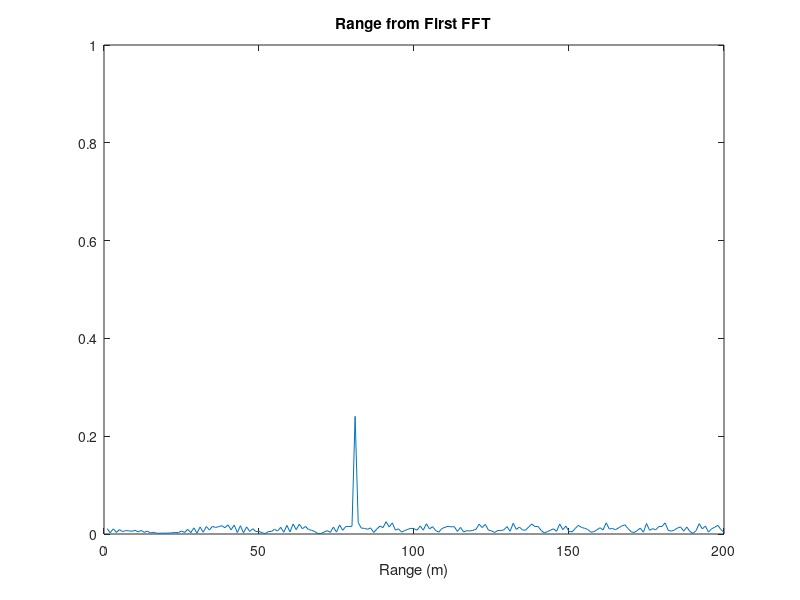
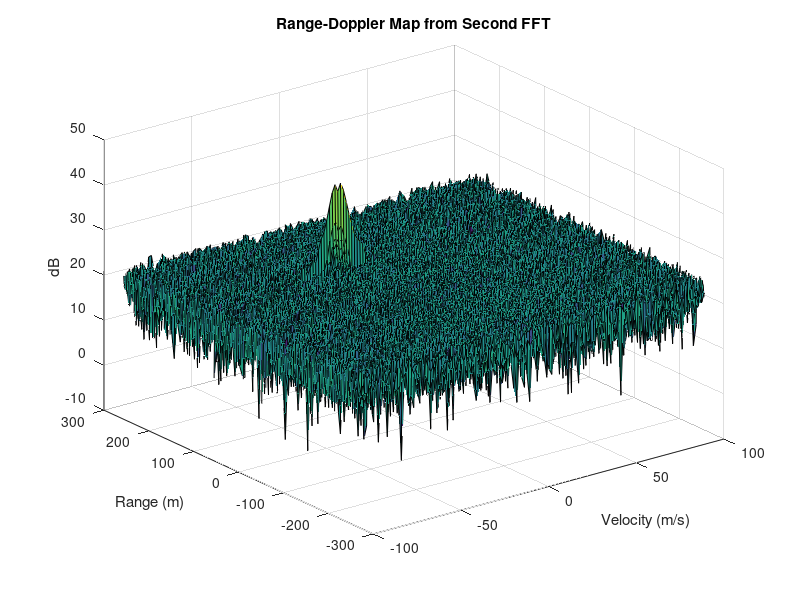

These figures' MATLAB source, in order: (Note: this script raises an error after producing the figures.)
clear all
clc;

%% Radar Specifications
%%%%%%%%%%%%%%%%%%%%%%%%%%%
% Frequency of operation = 77GHz
% Max Range = 200m
% Range Resolution = 1 m
% Max Velocity = 100 m/s
%%%%%%%%%%%%%%%%%%%%%%%%%%%

range_max = 200;    % maximum range


%% User Defined Range and Velocity of target
% Define the target initial position and velocity. Note: Velocity remains contant

range = 80;         % target initial position (m)
velocity = -25;     % target initial velocity (m/s)


%% FMCW Waveform Generation
% Design the FMCW waveform by giving the specs of each of its parameters.
% Calculate the Bandwidth (B), Chirp Time (Tchirp) and Slope (slope) of the FMCW chirp using the requirements above.

c = 3e8;        % speed of light (m/s)
range_res = 1;  % range resolution (m)
B = c / (2 * range_res);
Tchirp = 5.5 * 2 * range_max / c;
slope = B / Tchirp;

% Operating carrier frequency of Radar
fc = 77e9;   %carrier freq

% The number of chirps in one sequence. Its ideal to have 2^ value for the ease of running the FFT for Doppler Estimation.
Nd = 128;   % # of doppler cells OR # of sent periods % number of chirps

% The number of samples on each chirp.
Nr = 1024;   % for length of time OR # of range cells

% Timestamp for running the displacement scenario for every sample on each chirp
t = linspace(0, Nd*Tchirp, Nr*Nd); % total time for samples

% Creating the vectors for Tx, Rx and Mix based on the total samples input.
Tx = zeros(1,length(t));    % transmitted signal
Rx = zeros(1,length(t));    % received signal
Mix = zeros(1,length(t));   % beat signal

% Similar vectors for range_covered and time delay.
r_t = zeros(1,length(t));
td = zeros(1,length(t));


%% Signal generation and Moving Target simulation
% Running the radar scenario over the time.

for i=1:length(t)

    % For each time stamp update the Range of the Target for constant velocity.
    range_t(i) = range + velocity * t(i);
    td(i) = (2 * range_t(i)) / c;

    % For each time sample we need update the transmitted and received signal.
    Tx(i) = cos(2 * pi * (fc * t(i) + (slope * t(i)^2) / 2));
    Rx(i) = cos(2 * pi * (fc * (t(i) - td(i)) + (slope * (t(i) - td(i))^2) / 2));

    % Now by mixing the Transmit and Receive generate the beat signal
    % This is done by element wise matrix multiplication of Transmit and Receiver Signal
    Mix(i) = Tx(i) * Rx(i);

end


%% RANGE MEASUREMENT

% Reshape the vector into Nr*Nd array. Nr and Nd here would also define the size of
% Range and Doppler FFT respectively.
Mix = reshape(Mix, [Nr, Nd]);

% Run the FFT on the beat signal along the range bins dimension (Nr) and normalize.
sig_fft1 = fft(Mix, Nr)./Nr;

% Take the absolute value of FFT output
sig_fft1 = abs(sig_fft1);

% Output of FFT is double sided signal, but we are interested in only one side of the spectrum.
% Hence we throw out half of the samples.
sig_fft1 = sig_fft1(1:Nr/2 + 1);

% Plotting the range
figure('Name', 'Range from First FFT')

% Plot FFT output
plot(sig_fft1)
title('Range from First FFT')
xlabel('Range (m)')
axis ([0 200 0 1]);


%% RANGE DOPPLER RESPONSE
% The 2D FFT implementation is already provided here. This will run a 2DFFT
% on the mixed signal (beat signal) output and generate a range doppler
% map. You will implement CFAR on the generated RDM

% Range Doppler Map Generation.

% The output of the 2D FFT is an image that has reponse in the range and
% doppler FFT bins. So, it is important to convert the axis from bin sizes
% to range and doppler based on their Max values.

Mix = reshape(Mix, [Nr, Nd]);

% 2D FFT using the FFT size for both dimensions.
sig_fft2 = fft2(Mix, Nr, Nd);

% Taking just one side of signal from Range dimension.
sig_fft2 = sig_fft2(1:Nr/2, 1:Nd);
sig_fft2 = fftshift(sig_fft2);
RDM = abs(sig_fft2);
RDM = 10 * log10(RDM) ;

% Use the surf function to plot the output of 2DFFT and to show axis in both dimensions
doppler_axis = linspace(-100, 100, Nd);
range_axis = linspace(-200, 200, Nr/2) * ((Nr/2) / 400);
figure,surf(doppler_axis, range_axis, RDM);
title('Range-Doppler Map from Second FFT')
ylabel('Range (m)')
xlabel('Velocity (m/s)')
zlabel('dB')


%% CFAR implementation
% Slide Window through the complete Range Doppler Map

% Select the number of Training Cells in both the dimensions.
Tr = 7; % training cells for range
Td = 7; % training cells for doppler

% Select the number of Guard Cells in both dimensions around the Cell under
% test (CUT) for accurate estimation
Gr = 2; % guard cells for range
Gd = 2; % guard cells for doppler

% Offset the threshold by SNR value in dB
offset = 5;

% Create a vector to store noise_level for each iteration on training cells
range_size = 2 * (Tr + Gr) + 1;
doppler_size = 2 * (Td + Gd) + 1;
noise_level = zeros(1, 1);

% Design a loop such that it slides the CUT across range doppler map by
% giving margins at the edges for Training and Guard Cells.
% For every iteration sum the signal level within all the training
% cells. To sum convert the value from logarithmic to linear using db2pow
% function. Average the summed values for all of the training
% cells used. After averaging convert it back to logarithimic using pow2db.
% Further add the offset to it to determine the threshold. Next, compare the
% signal under CUT with this threshold. If the CUT level > threshold assign
% it a value of 1, else equate it to 0.

% Use RDM[x,y] as the matrix from the output of 2D FFT for implementing CFAR

Tcell_num = (2 * Tr + 2 * Gr + 1) * (2 * Td + 2 * Gd + 1) - (2 * Gr + 1) * (2 * Gd + 1);
signal_cfar = zeros(Nr/2, Nd);
for i = 1:(Nr / 2 - (2 * Gr + 2 * Tr))
    for j = 1:(Nd - (2 * Gd + 2 * Td))
        sum_all_cells = sum(db2pow(RDM(i:i+2*Tr+2*Gr, j:j+2*Td+2*Gd)), 'all');
        sum_excl_Tcell  = sum(db2pow(RDM(i+Tr:i+Tr+2*Gr, j+Td:j+Td+2*Gd)), 'all');
        noise_level = sum_all_cells - sum_excl_Tcell;

        threshold = noise_level / Tcell_num;
        threshold = db2pow(pow2db(threshold) + offset);

        signal = db2pow(RDM(i+Tr+Gr, j+Td+Gd));
        if (signal <= threshold)
            signal_cfar(i+Tr+Gr,j+Td+Gd) = 0;
        else
            signal_cfar(i+Tr+Gr,j+Td+Gd) = 1;
        end
    end
end

% The process above will generate a thresholded block, which is smaller
% than the Range Doppler Map as the CUT cannot be located at the edges of
% matrix. Hence,few cells will not be thresholded. To keep the map size same
% set those values to 0.

% Display the CFAR output using the Surf function like we did for Range
% Doppler Response output.
figure,surf(doppler_axis, range_axis, signal_cfar);
title("2D CFAR on Range-Doppler Map")
xlabel('Velocity (m/s)')
ylabel('Range (m)')
zlabel('CFAR Detection')
colorbar;